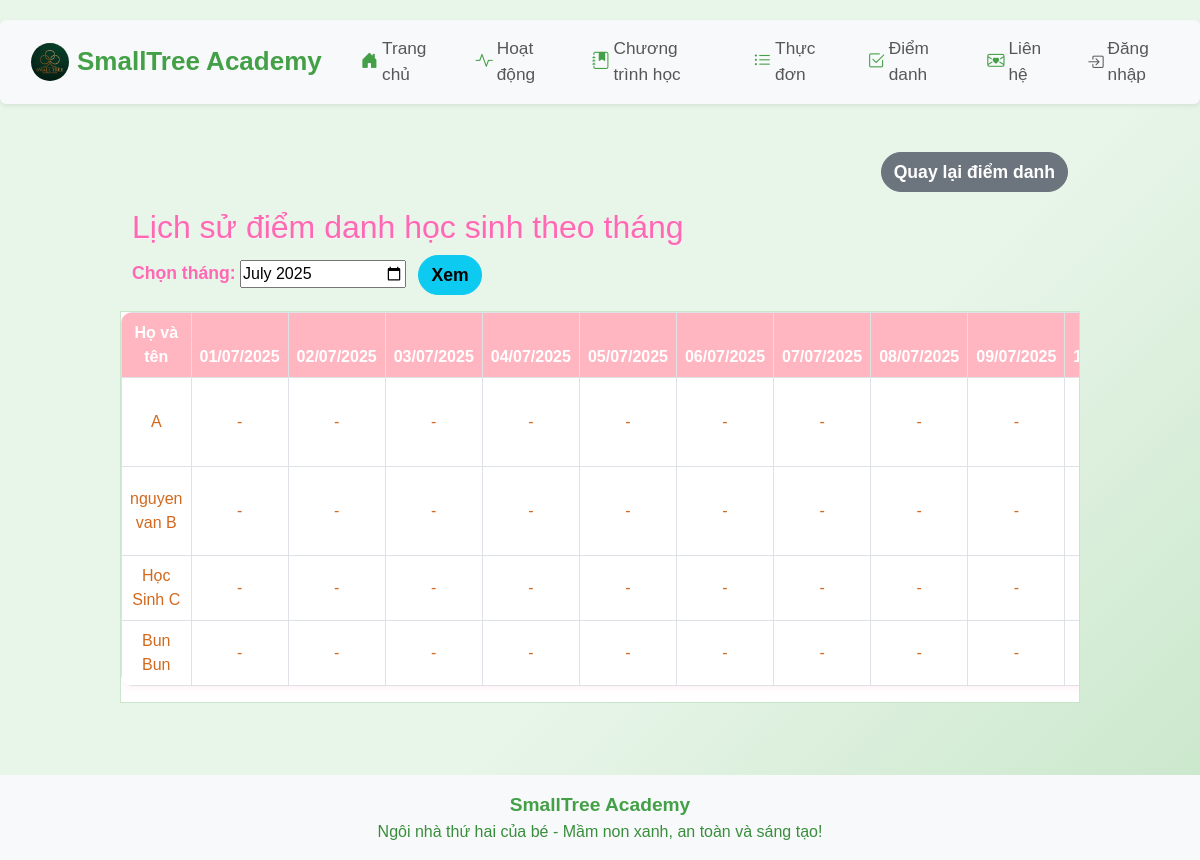
Before: /attendance/history with the older database file.
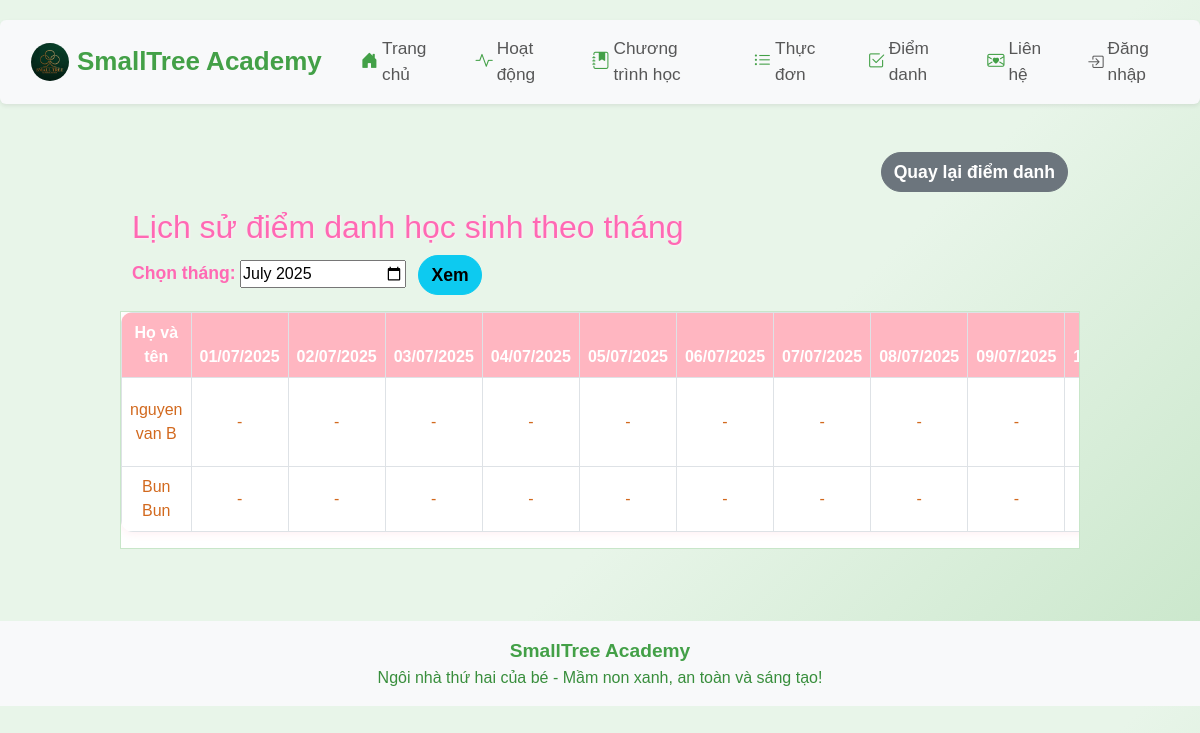
After: the same page with the newer database file.
### app/models.py (models this page shows)
class Child(db.Model):
    id = db.Column(db.Integer, primary_key=True)
    name = db.Column(db.String(100), nullable=False)
    age = db.Column(db.Integer, nullable=False)
    parent_contact = db.Column(db.String(100), nullable=False)
    class_name = db.Column(db.String(100))
    birth_date = db.Column(db.String(20))
    status = db.Column(db.String(20), default='Chưa điểm danh')
    email = db.Column(db.String(100))
    phone = db.Column(db.String(20))
    password = db.Column(db.String(100))
    student_code = db.Column(db.String(20), unique=True, nullable=True)

### app/routes.py (the view)
@main.route('/attendance/history')
def attendance_history():
    if session.get('role') == 'parent':
        user_id = session.get('user_id')
        child = Child.query.filter_by(id=user_id).first()
        students = [child] if child else []
    else:
        students = Child.query.all()
    month = request.args.get('month')
    if month:
        year, m = map(int, month.split('-'))
    else:
        today = datetime.today()
        year, m = today.year, today.month
        month = f"{year:04d}-{m:02d}"
    num_days = monthrange(year, m)[1]
    days_in_month = [f"{year:04d}-{m:02d}-{day:02d}" for day in range(1, num_days+1)]
    records_raw = AttendanceRecord.query.filter(AttendanceRecord.date.like(f"{year:04d}-{m:02d}-%")).all()
    records = {}
    for r in records_raw:
        records[(r.child_id, r.date)] = r
    mobile = is_mobile()
    return render_template('attendance_history.html', records=records, students=students, days_in_month=days_in_month, selected_month=month, title='Lịch sử điểm danh', mobile=mobile)

### app/__init__.py (called while the page is built)
def create_app():
    app = Flask(__name__)
    app.config['SECRET_KEY'] = 'your-secret-key'
    app.config['SQLALCHEMY_DATABASE_URI'] = 'sqlite:///site.db'
    app.config['SQLALCHEMY_TRACK_MODIFICATIONS'] = False
    db.init_app(app)
    migrate = Migrate(app, db)
    csrf = CSRFProtect(app)
    @app.context_processor
    def inject_csrf_token():
        from flask_wtf.csrf import generate_csrf
        return dict(csrf_token=generate_csrf)
    from app.routes import main
    app.register_blueprint(main)
    return app

### app/routes.py (called while the page is built)
def is_mobile():
    ua = request.user_agent.string.lower()
    return 'mobile' in ua or 'android' in ua or 'iphone' in ua

### app/templates/attendance_history.html (shortened to what this page needs)
{% extends 'base.html' %}
{% block content %}
<div class="container-fluid mt-4 mb-4 px-0">
    <div class="d-flex justify-content-end mb-3">
        <a href="/attendance" class="btn btn-secondary fw-bold">Quay lại điểm danh</a>
    </div>
    <h2>Lịch sử điểm danh học sinh theo tháng</h2>
    <form method="get" class="mb-3">
        <label for="month" class="form-label">Chọn tháng:</label>
        <input type="month" id="month" name="month" value="{{ selected_month }}">
        <button type="submit" class="btn btn-info ms-2">Xem</button>
    </form>
    <div class="table-responsive history-table-wrapper">
        <table class="table table-bordered {% if mobile %}history-table-mobile{% else %}history-table-desktop{% endif %}" style="min-width: 1200px;">
            <thead>
                <tr>
                    <th>Họ và tên</th>
                    {% for day in days_in_month %}
                    <th>{{ day[8:10] }}/{{ day[5:7] }}/{{ day[0:4] }}</th>
                    {% endfor %}
                </tr>
            </thead>
            <tbody>
                {% for student in students %}
                <tr>
                    <td>{{ student.name }}</td>
                    {% for day in days_in_month %}
                    <td>
                        {% set record = records.get((student.id, day), None) %}
                        {% if record %}
                            {{ record.status }}
                        {% else %}
                            -
                        {% endif %}
                    </td>
                    {% endfor %}
                </tr>
                {% else %}
                <tr><td colspan="{{ days_in_month|length + 1 }}">Chưa có học sinh nào.</td></tr>
                {% endfor %}
            </tbody>
        </table>
    </div>
</div>
{% endblock %}

Changed rows visible on the page:
removed Child: name "A"
removed Child: name "Học Sinh C"
